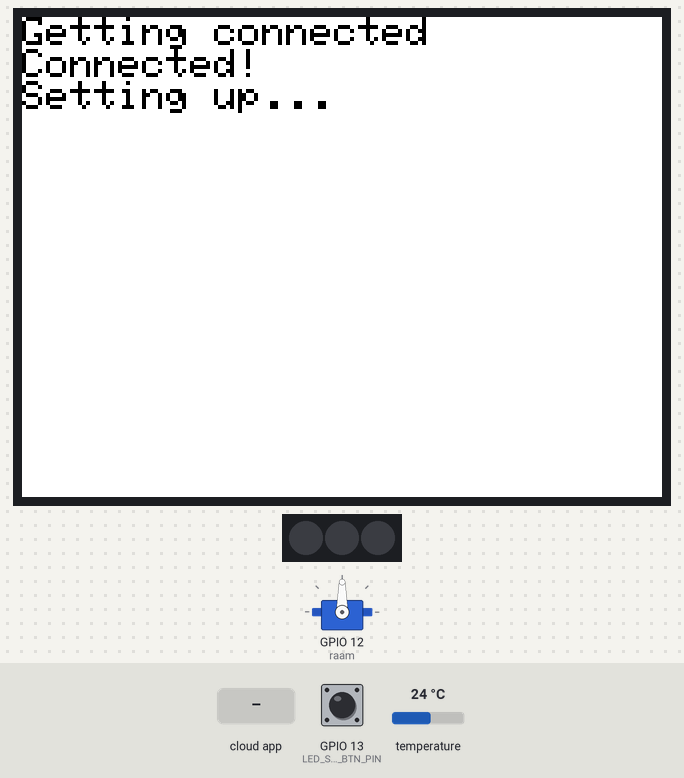
The sketch below on a simulated ESP32. On the bench: 320×240 colour display, servo, 3 RGB LEDs in strip order, left to right. The test bench sets the inputs (shaded band); at power-on: GPIO 13 (LED_STRIP_BTN_PIN) HIGH, temperature 24 °C. The local clock reads 2024-03-15 10:24:30 at power-on unless the sketch sets it; what the sketch prints to the serial monitor is not drawn.

Above: at 1.8 s.
At 16.4 s:
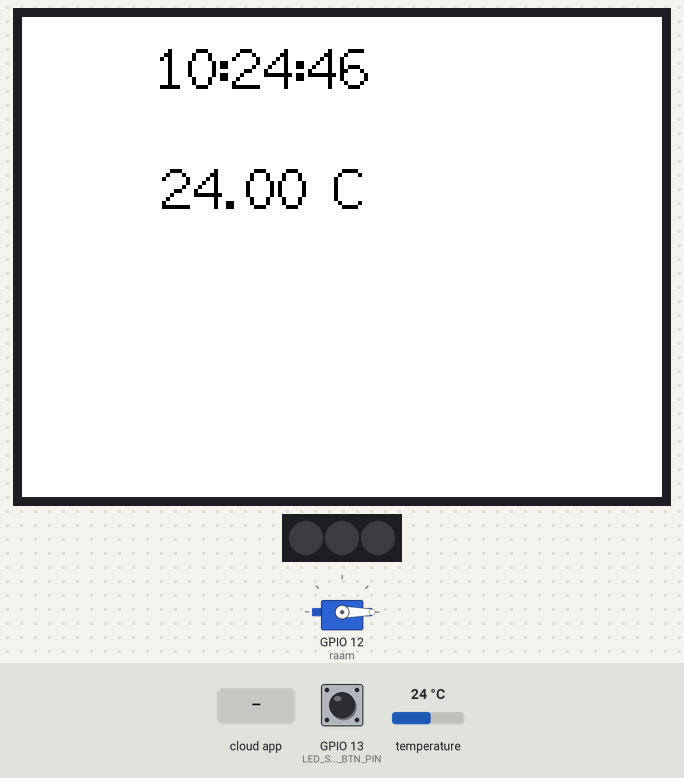
16.5 s: the phone or cloud app sets brightnessLedStrip to ON
At 17.9 s:
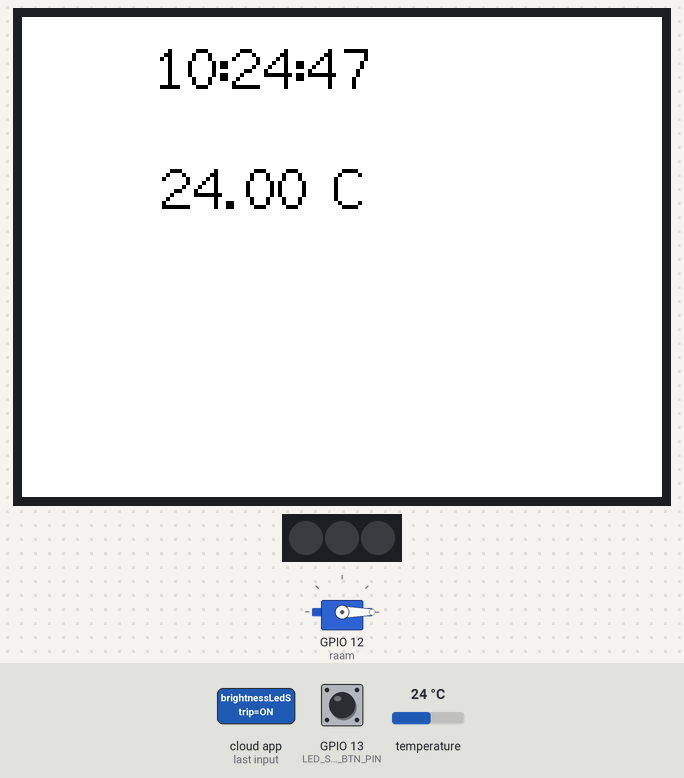
19.5 s: the phone or cloud app sets maxTemp to ON
At 20.4 s:
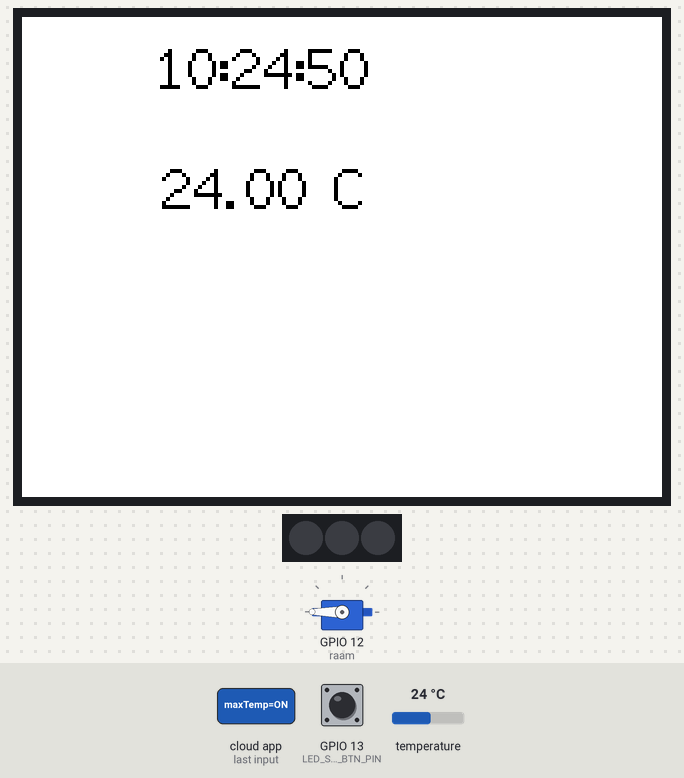
Timing chart, 0 to 22.5 s (numbered marks = the images above; inputs shaded):
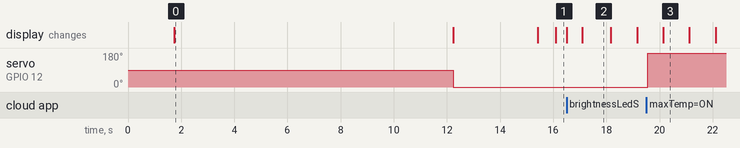

Measured:
- after the input at 19.5 s, servo on GPIO 12 (raam): 0° → 180° after 0.06 s
- what the display in image 0 shows lasts 10.5 s, from 1.7 s to 12.2 s
- what the display in image 2 shows lasts 1.1 s, from 17.1 s to 18.2 s
- what the display in image 3 shows lasts 1.0 s, from 20.1 s to 21.1 s

The sketch:

ledSystem.ino
```cpp
 /************************** Libraries ***********************************/
#include "config.h"
#include <FastLED.h>
#include <WiFi.h>
#include <TFT_eSPI.h>
#include <Servo.h>
#include <Wire.h>
#include <SPI.h>
#include <Adafruit_BMP280.h>
#include "time.h"
/************************ Defines *******************************/

// Led:
#define LED_STRIP_PIN 2
#define NUM_LEDS    3
#define LED_STRIP_BTN_PIN 13
// Temp:
#define BMP_SCK  (13)
#define BMP_MISO (12)
#define BMP_MOSI (11)
#define BMP_CS   (10)

// Time:
const char* ntpServer = "0.be.pool.ntp.org";
const long  gmtOffset_sec = 2*3600;    // Timezone * 3600
const int   daylightOffset_sec = 0;    //Wintertime =3600

/************************ Variables *******************************/

bool onSetup = true;
// Temp:
int minTemp = 15;
int maxTemp = 15;
float temp;
bool minMaxTempOrJustTempChanged = false;
float gradenHoek = 0.0f;

// LedStrip
int stripBrightness = 50;
bool stripOn = false;
bool buttonChanged = false;
int stripR = 255;
int stripG = 255;
int stripB = 255;
const char* hexColor = "ffffff";

//Debounce button
volatile unsigned long last_switch_time = 0;

// Objects
TFT_eSPI lcd = TFT_eSPI();
CRGB leds[NUM_LEDS];
Servo raam;
Adafruit_BMP280 bmp;
struct tm timeinfo;

// Adafruit feeds:
AdafruitIO_Feed *stripBrightnessFeed = io.feed("brightnessLedStrip");
AdafruitIO_Feed *stripBtnFeed = io.feed("btnLedStrip");
AdafruitIO_Feed *graphTempFeed = io.feed("tempgraph");
AdafruitIO_Feed *colorPicker = io.feed("test");
AdafruitIO_Feed *maxTempFeed = io.feed("maxTemp");
AdafruitIO_Feed *minTempFeed = io.feed("minTemp");
AdafruitIO_Feed *hoekRaamFeed = io.feed("hoekRaam");


/*******************************************************************************************************/

void setup() {
  Serial.begin(115200);
  pinMode(LED_STRIP_BTN_PIN, INPUT_PULLUP);
  attachInterrupt(LED_STRIP_BTN_PIN, ledStripBtnHandler, FALLING);
  lcd.init();
  lcd.setRotation(1);
  lcd.fillScreen(0xFFFF);
  lcd.setTextColor(TFT_BLACK);
  lcd.setTextSize(2);
  lcd.println("Getting connected");
  raam.attach(12);
  if (!bmp.begin(0x76)) {
    Serial.println(F("Could not find a valid BMP280 sensor, check wiring or "
                      "try a different address!"));
    while (1) delay(10);
  }

  /* Default settings from datasheet. */
  bmp.setSampling(Adafruit_BMP280::MODE_NORMAL,     /* Operating Mode. */
                  Adafruit_BMP280::SAMPLING_X2,     /* Temp. oversampling */
                  Adafruit_BMP280::SAMPLING_X16,    /* Pressure oversampling */
                  Adafruit_BMP280::FILTER_X16,      /* Filtering. */
                  Adafruit_BMP280::STANDBY_MS_500); /* Standby time. */
  //Set leds
  FastLED.addLeds<WS2812, LED_STRIP_PIN, GRB>(leds, NUM_LEDS);
  // wait for serial monitor to open
  while (! Serial);

  // connect to io.adafruit.com
  Serial.print("Connecting to Adafruit IO");
  io.connect();
  // Set handlers
  stripBtnFeed->onMessage(handleBtnStrip);
  stripBrightnessFeed->onMessage(handleSliderLedStripBrightness);
  colorPicker->onMessage(handleColorPicker);
  minTempFeed->onMessage(minTempHandler);
  maxTempFeed->onMessage(maxTempHandler);

  // wait for a connection
  while (io.status() < AIO_CONNECTED) {
    Serial.print(".");
    delay(500);
  }
  Serial.println("");
  lcd.println("Connected!");

  // Set time:
  configTime(gmtOffset_sec, daylightOffset_sec, ntpServer);

  Serial.println();
  Serial.println(io.statusText());

  // Get feeds
  stripBtnFeed->get();
  stripBrightnessFeed->get();
  graphTempFeed->get();
  colorPicker->get();
  maxTempFeed->get();
  minTempFeed->get();
  hoekRaamFeed->get();

  lcd.println("Setting up...");
  maxTempFeed->save(maxTemp);
  delay(1500);
  minTempFeed->save(minTemp);
  delay(1500);
  stripBtnFeed->save(stripOn);
  delay(1500);
  stripBrightnessFeed->save(stripBrightness);
  delay(1500);
  temp = bmp.readTemperature();
  graphTempFeed->save(temp);
  delay(1500);
  colorPicker->save("#ffffff");
  delay(1500);
  hoekRaamFeed->save(gradenHoek);
  delay(1500);
  raam.write(0);
  onSetup = false;
  lcd.println("Ready!");
  delay(3000);
}

int lastSecondOnTimer;

void loop()
{
  io.run();

  if(buttonChanged)
  {
    buttonChanged = false;
    stripOn ? stripBtnFeed->save("ON") : stripBtnFeed->save("OFF");
  }
  printTime();

  if(minMaxTempOrJustTempChanged){
    openWindow();
  }
}
void openWindow(){
  minMaxTempOrJustTempChanged = false;
    if( minTemp < maxTemp)
    {
      if( temp <= minTemp)
      {
        raam.write(0);
        hoekRaamFeed->save(0);
      }
      else if (temp >= maxTemp)
      {
        raam.write(45*4);
        hoekRaamFeed->save(45);
      }
      else{
        gradenHoek = mapFloat(temp,minTemp,maxTemp,0,45);
        hoekRaamFeed->save(gradenHoek);
        raam.write(gradenHoek*4);
      }
    }
    else // Min gelijk aan max
    {
      if( temp < minTemp)
      {
        raam.write(0);
        hoekRaamFeed->save(0);
        Serial.print("Maak hoek 0");
      }
      else if (temp >= maxTemp)
      {
        raam.write(45*4);
        hoekRaamFeed->save(45);
        Serial.println("Maak hoek 45");
      }
    }
}

void printTime(){
  if(!getLocalTime(&timeinfo)){
    Serial.println("Failed to get time");
    return;
  }
  if(lastSecondOnTimer != timeinfo.tm_sec){
    lcd.setCursor(67, 10, 2);
    lcd.fillScreen(0xFFFF);
    lcd.println(&timeinfo, "%H:%M:%S");
    lcd.setCursor(70, 70, 2);
    lcd.print(temp);lcd.println(" °C");
    lastSecondOnTimer = timeinfo.tm_sec;

    if(timeinfo.tm_sec == 0)
    {
      float lastTemp = temp;
      temp = bmp.readTemperature();
      graphTempFeed->save(temp);
      if(lastTemp != temp)
      {
        minMaxTempOrJustTempChanged = true;
      }
    }
  }
}

// Strip brightness
void stripOnOff()
{
  if(stripOn)
  {
    fill_solid(leds, NUM_LEDS, CRGB(stripR, stripG, stripB));
    FastLED.setBrightness(stripBrightness);
  }
  else{
    FastLED.clear();
  }
  FastLED.show();
}

void getRGB(String hexvalue) {
  hexvalue.toUpperCase();
  char c[7];
  hexvalue.toCharArray(c, 8);
  stripR = hexcolorToInt(c[1], c[2]);
  stripG = hexcolorToInt(c[3], c[4]);
  stripB = hexcolorToInt(c[5], c[6]);
}

int hexcolorToInt(char upper, char lower)
{
  int uVal = (int)upper;
  int lVal = (int)lower;
  uVal = uVal > 64 ? uVal - 55 : uVal - 48;
  uVal = uVal << 4;
  lVal = lVal > 64 ? lVal - 55 : lVal - 48;
  return uVal + lVal;
}

float mapFloat(float x, float in_min, float in_max, float out_min, float out_max)
{
  return (x - in_min) * (out_max - out_min) / (in_max - in_min) + out_min;
}

// HANDLERS
/////////////////////////////////////
void minTempHandler(AdafruitIO_Data *data)
{
  if(!onSetup)
  {
    minTemp = data->toInt();
    Serial.println("Got minTemp");
    if(maxTemp < minTemp)
    {
      minTemp = maxTemp;
      minTempFeed->save(minTemp);
    }
    minMaxTempOrJustTempChanged = true;
  }
}

void maxTempHandler(AdafruitIO_Data *data)
{
  if(!onSetup)
  {
    maxTemp = data->toInt();
    Serial.println("Got maxTemp");
    if(maxTemp < minTemp)
    {
      maxTemp = minTemp;
      maxTempFeed->save(minTemp);
    }
    minMaxTempOrJustTempChanged = true;
  }
}

void handleBtnStrip(AdafruitIO_Data *data)
{
  if(!onSetup)
  {
    if(data->toString() == "ON")
    {
      Serial.println("Got button");
      stripOn = true;
    }
    else
    {
      Serial.println("Got button");
      stripOn = false;
    }
    stripOnOff();
  }
}


void handleSliderLedStripBrightness(AdafruitIO_Data *data)
{
  if(!onSetup)
  {
    stripBrightness = data->toInt() * 2.55;
    Serial.println("Got brightness");
    stripOnOff();
  }
}

void handleColorPicker(AdafruitIO_Data *data)
{
  if(!onSetup)
  {
    getRGB(data->toString());
    Serial.println("Got color");
    stripOnOff();
  }
}

void ledStripBtnHandler()
{
  unsigned long interrupt_time = millis();
  if (interrupt_time - last_switch_time > 250)
  {
    stripOn = !stripOn;
    buttonChanged = true;
  }
  last_switch_time = interrupt_time;
}
```

config.h
```cpp
/************************ Adafruit IO Config *******************************/

// visit io.adafruit.com if you need to create an account,
// or if you need your Adafruit IO key.
#define IO_USERNAME  "Melooo"
#define IO_KEY       "aio_qebh79fTE2Bd6TX0fm1JcdeJyVEx"

/******************************* WIFI **************************************/

// the AdafruitIO_WiFi client will work with the following boards:
//   - HUZZAH ESP8266 Breakout -> https://www.adafruit.com/products/2471
//   - Feather HUZZAH ESP8266 -> https://www.adafruit.com/products/2821
//   - Feather HUZZAH ESP32 -> https://www.adafruit.com/product/3405
//   - Feather M0 WiFi -> https://www.adafruit.com/products/3010
//   - Feather WICED -> https://www.adafruit.com/products/3056
//   - Adafruit PyPortal -> https://www.adafruit.com/product/4116
//   - Adafruit Metro M4 Express AirLift Lite ->
//   https://www.adafruit.com/product/4000
//   - Adafruit AirLift Breakout -> https://www.adafruit.com/product/4201
//   - Adafruit AirLift Shield -> https://www.adafruit.com/product/4285
//   - Adafruit AirLift FeatherWing -> https://www.adafruit.com/product/4264

#define WIFI_SSID "Orange-Demirel_EXT"
#define WIFI_PASS "0487741969"

// uncomment the following line if you are using airlift
// #define USE_AIRLIFT

// uncomment the following line if you are using winc1500
// #define USE_WINC1500

// comment out the following lines if you are using fona or ethernet
#include "AdafruitIO_WiFi.h"

#if defined(USE_AIRLIFT) || defined(ADAFRUIT_METRO_M4_AIRLIFT_LITE) ||         \
    defined(ADAFRUIT_PYPORTAL)
// Configure the pins used for the ESP32 connection
#if !defined(SPIWIFI_SS) // if the wifi definition isnt in the board variant
// Don't change the names of these #define's! they match the variant ones
#define SPIWIFI SPI
#define SPIWIFI_SS 10 // Chip select pin
#define NINA_ACK 9    // a.k.a BUSY or READY pin
#define NINA_RESETN 6 // Reset pin
#define NINA_GPIO0 -1 // Not connected
#endif
AdafruitIO_WiFi io(IO_USERNAME, IO_KEY, WIFI_SSID, WIFI_PASS, SPIWIFI_SS,
                   NINA_ACK, NINA_RESETN, NINA_GPIO0, &SPIWIFI);
#else
AdafruitIO_WiFi io(IO_USERNAME, IO_KEY, WIFI_SSID, WIFI_PASS);
#endif
/******************************* FONA **************************************/

// the AdafruitIO_FONA client will work with the following boards:
//   - Feather 32u4 FONA -> https://www.adafruit.com/product/3027

// uncomment the following two lines for 32u4 FONA,
// and comment out the AdafruitIO_WiFi client in the WIFI section
// #include "AdafruitIO_FONA.h"
// AdafruitIO_FONA io(IO_USERNAME, IO_KEY);

/**************************** ETHERNET ************************************/

// the AdafruitIO_Ethernet client will work with the following boards:
//   - Ethernet FeatherWing -> https://www.adafruit.com/products/3201

// uncomment the following two lines for ethernet,
// and comment out the AdafruitIO_WiFi client in the WIFI section
//#include "AdafruitIO_Ethernet.h"
//AdafruitIO_Ethernet io(IO_USERNAME, IO_KEY);
```
